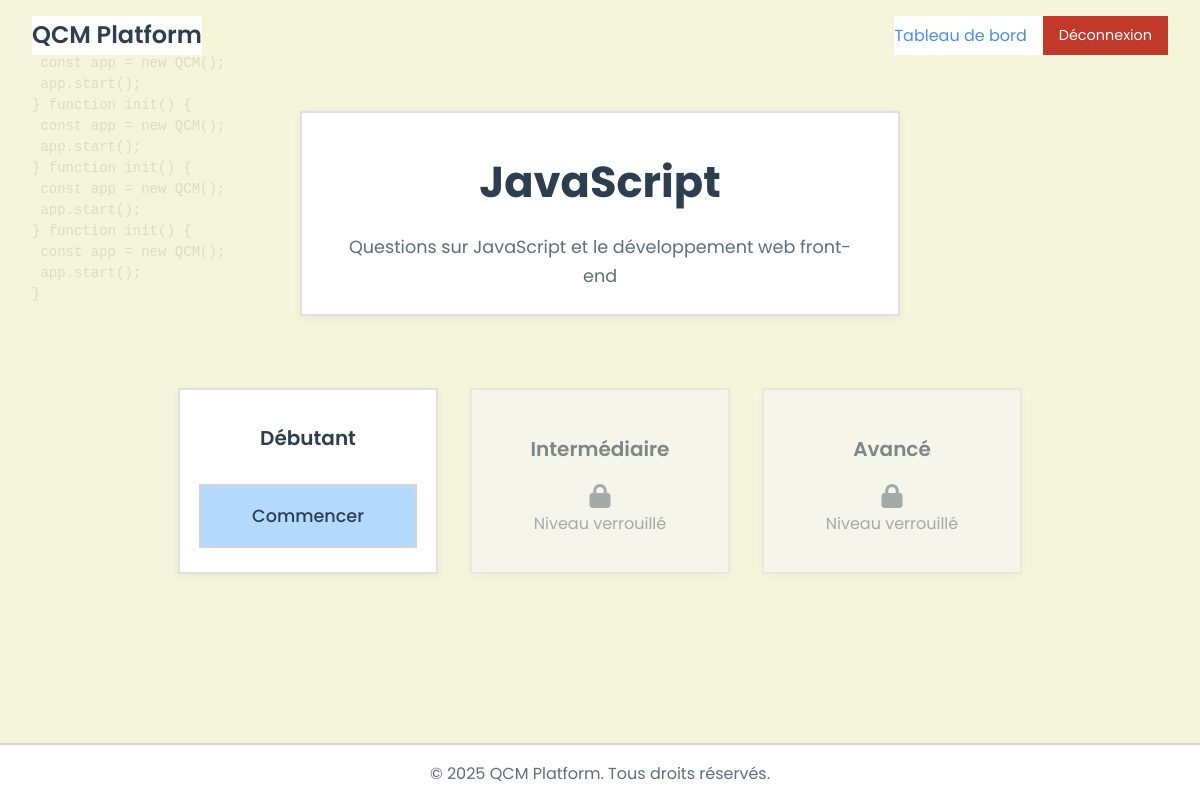
Screenshot of /section.php?section_id=2 (signed in) with the database file from the repository.
### tables this page shows
CREATE TABLE IF NOT EXISTS sections (
    id INT AUTO_INCREMENT PRIMARY KEY,
    nom VARCHAR(100) NOT NULL,
    description TEXT
);

CREATE TABLE IF NOT EXISTS niveaux (
    id INT AUTO_INCREMENT PRIMARY KEY,
    section_id INT NOT NULL,
    nom VARCHAR(100) NOT NULL,
    description TEXT,
    difficulte INT NOT NULL,
    FOREIGN KEY (section_id) REFERENCES sections(id) ON DELETE CASCADE
);

### section.php (the view, shortened to what this page needs)
<?php
require_once 'db.php';
$section_id = $_GET['section_id'];
$user_id = $_SESSION['user_id'];
try {
    $stmt = $pdo->prepare("SELECT * FROM sections WHERE id = ?");
    $stmt->execute([$section_id]);
    $section = $stmt->fetch();
    $stmt_niveaux = $pdo->prepare("SELECT * FROM niveaux WHERE section_id = ? ORDER BY difficulte ASC");
    $stmt_niveaux->execute([$section_id]);
    $niveaux = $stmt_niveaux->fetchAll();
    foreach ($niveaux as $key => $niveau) {
        if ($niveau['difficulte'] == 1) {
            $niveaux[$key]['unlocked'] = true;
        } else {
            $prev_difficulty = $niveau['difficulte'] - 1;
            $stmt_prev_niveau_id = $pdo->prepare("SELECT id FROM niveaux WHERE section_id = ? AND difficulte = ?");
            $stmt_prev_niveau_id->execute([$section_id, $prev_difficulty]);
            $prev_niveau_details = $stmt_prev_niveau_id->fetch();
            if ($prev_niveau_details) {
                $prev_niveau_id = $prev_niveau_details['id'];
                $stmt_check_prev_result = $pdo->prepare("
                    SELECT COUNT(*) as count
                    FROM resultats
                    WHERE user_id = ?
                    AND section_id = ?
                    AND niveau_id = ?
                    AND score >= 70
                ");
                $stmt_check_prev_result->execute([$user_id, $section_id, $prev_niveau_id]);
                $prev_level_result = $stmt_check_prev_result->fetch();
                $niveaux[$key]['unlocked'] = ($prev_level_result['count'] > 0);
            } else {
                $niveaux[$key]['unlocked'] = false;
            }
        }
    }
} catch(PDOException $e) {
    die("Erreur : " . $e->getMessage());
}
?>
<!DOCTYPE html>
<html lang="fr">
<head>
    <link rel="stylesheet" href="style.css">
    <link rel="stylesheet" href="https://cdnjs.cloudflare.com/ajax/libs/font-awesome/6.0.0/css/all.min.css">
</head>
<body>
    <nav class="dashboard-nav">
        <div class="nav-brand">QCM Platform</div>
        <div class="nav-user">
            <a href="dashboard.php">Tableau de bord</a>
            <a href="logout.php" class="btn-logout">Déconnexion</a>
        </div>
    </nav>
    <main class="section-main">
        <div class="section-title-card">
            <h1><?php echo htmlspecialchars($section['nom']); ?></h1>
            <?php if (!empty($section['description'])): ?>
                <p><?php echo htmlspecialchars($section['description']); ?></p>
            <?php endif; ?>
        </div>
        <div class="levels-grid">
            <?php foreach ($niveaux as $niveau): ?>
                <div class="level-card<?php echo $niveau['unlocked'] ? '' : ' locked'; ?>">
                    <h3><?php echo htmlspecialchars($niveau['nom']); ?></h3>
                    <?php if ($niveau['unlocked']): ?>
                        <a href="qcm.php?section=<?php echo $section['id']; ?>&niveau=<?php echo $niveau['id']; ?>" class="btn-primary">Commencer</a>
                    <?php else: ?>
                        <div class="locked-message">
                            <i class="fas fa-lock"></i>
                            Niveau verrouillé
                        </div>
                    <?php endif; ?>
                </div>
            <?php endforeach; ?>
        </div>
    </main>
    <footer class="footer">
        <p>&copy; <?php echo date('Y'); ?> QCM Platform. Tous droits réservés.</p>
    </footer>
</body>
</html>

### style.css (style rules this page uses)
:root { --beige: #f5f5dc; --beige-light: #fafaf0; --beige-dark: #e8e8d0; --blue-light: #e6f3ff; --blue-accent: #b3d9ff; --green-light: #e6ffe6; --green-accent: #b3ffb3; --text-dark: #2c3e50; --text-light: #5d6d7e; --border: 2px solid #d4d4d4; --white: #fff; --primary-color: #4a90e2; --success-color: #27ae60; --error-color: #c0392b; --spacing-xs: 0.25rem; --spacing-sm: 0.5rem; --spacing-md: 1rem; --spacing-lg: 1.5rem; --spacing-xl: 2rem; --border-radius: 0; }
* { margin: 0; padding: 0; box-sizing: border-box; }
body, .home-page, .section-page, .dashboard-page, .qcm-page { background: var(--beige-light) !important; color: var(--text-dark); }
body { font-family: 'Poppins', sans-serif; line-height: 1.6; position: relative; }
body::before { content: ''; position: fixed; top: 0; left: 0; right: 0; bottom: 0; background-color: #f5f5dc; z-index: -2; }
a { color: var(--primary-color); text-decoration: none; transition: all 0.3s ease; position: relative; }
a::after { content: ''; position: absolute; width: 100%; height: 2px; bottom: -2px; left: 0; background-color: var(--primary-color); transform: scaleX(0); transform-origin: bottom right; transition: transform 0.3s ease; }
.btn-primary { display: inline-block; padding: 1rem 2.5rem; background-color: var(--blue-accent); color: var(--text-dark); text-decoration: none; border-radius: 0; font-weight: 500; transition: background 0.3s, color 0.3s, box-shadow 0.3s; border: var(--border); cursor: pointer; font-size: 1.1rem; box-shadow: none; }
h1 { color: #1a237e; font-size: 3em; margin-bottom: 20px; }
.dashboard-nav { background-color: var(--color-beige-light); padding: var(--spacing-md) var(--spacing-xl); border-bottom: var(--border-width) solid var(--color-border); display: flex; justify-content: space-between; align-items: center; box-shadow: 0 2px 4px var(--color-shadow); }
.nav-brand { font-size: 1.5rem; font-weight: 600; color: var(--color-text); }
.nav-user { display: flex; align-items: center; gap: var(--spacing-md); }
.btn-logout { padding: 0.5rem 1rem; background-color: var(--error-color); color: white; text-decoration: none; border-radius: 4px; font-size: 0.9rem; }
.levels-grid { display: grid; grid-template-columns: repeat(auto-fit, minmax(300px, 1fr)); gap: var(--spacing-lg); margin-top: var(--spacing-xl); }
.level-card { background-color: var(--color-beige-light); border: var(--border-width) solid var(--color-border); padding: var(--spacing-lg); transition: transform 0.3s ease, box-shadow 0.3s ease; }
.level-card.locked { opacity: 0.7; background-color: #f5f5f5; }
*, *:before, *:after { border-radius: 0 !important; }
.footer { text-align: center; color: var(--text-light); background: var(--beige-dark); padding: var(--spacing-md) 0; border-top: var(--border); margin-top: var(--spacing-xl); }
.admin-container, .admin-section, .hero, .features, .section-content, .qcm-container, .resultat-container, .feature-card, .question-card, .answer-card, .stats-grid, .stats-card, .form-container, .form-group, .nav-brand, .nav-links, .nav-user, .footer { background-color: #fff; position: relative; z-index: 1; }
.locked-message { color: #6c7a89; margin-top: 0.5rem; display: flex; flex-direction: column; align-items: center; font-size: 0.98rem; }
.locked-message i { font-size: 1.5rem; margin-bottom: 0.2rem; }

### rows the page displays
sections: nom "JavaScript", description "Questions sur JavaScript et le développement web front-end"
niveaux: nom "Débutant"
niveaux: nom "Intermédiaire", shows "Niveau verrouillé"
niveaux: nom "Avancé", shows "Niveau verrouillé"
